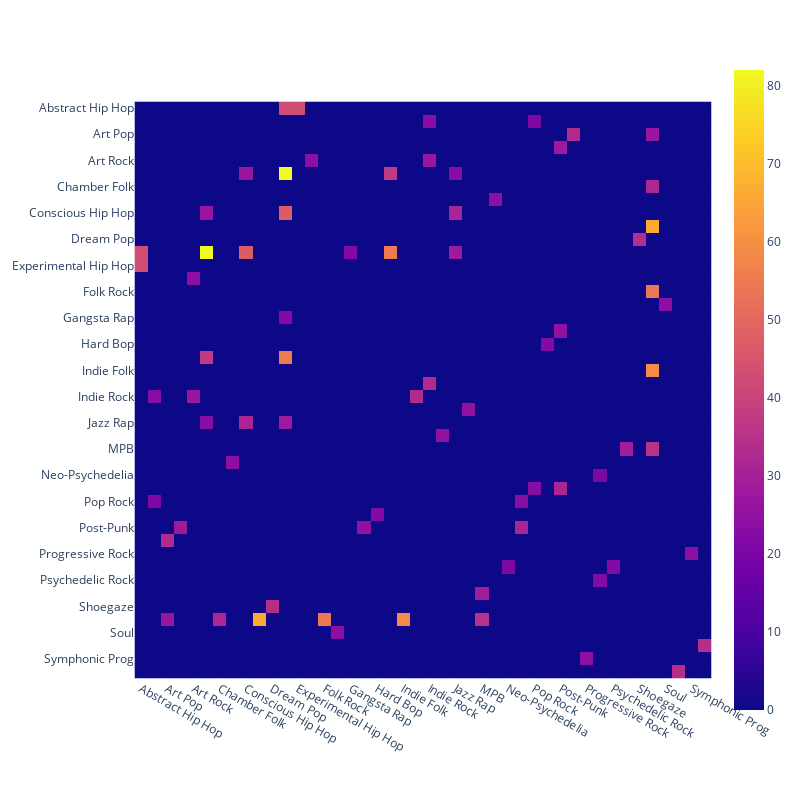

The notebook cell this image was saved under:
### Markdown cell above
Co-occurence matrix but have the same genres on each axis

### Code cell
all_genres = set(genre for pair in filtered_genres.keys() for genre in pair)

# Initialize an empty matrix (2D list)
num_genres = len(all_genres)
co_occurrence_matrix = [[0] * num_genres for _ in range(num_genres)]

# Fill in the matrix
genre_to_index = {genre: i for i, genre in enumerate(all_genres)}
for (genre1, genre2), count in filtered_genres.items():
    row, col = genre_to_index[genre1], genre_to_index[genre2]
    co_occurrence_matrix[row][col] = count
    co_occurrence_matrix[col][row] = count  # Symmetric matrix

# Convert to DataFrame (optional)
df_co_occurrence = pd.DataFrame(
    co_occurrence_matrix, index=list(all_genres), columns=list(all_genres)
)
# sort the columns alphabetically 
df_co_occurrence = df_co_occurrence.reindex(sorted(df_co_occurrence.columns), axis=1)


# print(df_co_occurrence)
px.imshow(
    df_co_occurrence.sort_index(), # sort the index alphabetically 
    width=800,
    height=800,
)

### Figure 1 — Plotly figure (JSON) as saved in the notebook; plotly's stock layout.template omitted (floating-point values rounded to 4 significant figures; data arrays with more than 128 entries replaced by an {"elided": "..."} marker saying what was removed)
{"data": [{"coloraxis": "coloraxis", "hovertemplate": "x: %{x}<br>y: %{y}<br>color: %{z}<extra></extra>", "name": "0", "type": "heatmap", "x": ["Abstract Hip Hop", "Alternative Rock", "Art Pop", "Art Punk", "Art Rock", "Boom Bap", "Chamber Folk", "Cinematic Classical", "Conscious Hip Hop", "Contemporary Folk", "Dream Pop", "East Coast Hip Hop", "Experimental Hip Hop", "Experimental Rock", "Folk Rock", "Funk", "Gangsta Rap", "Gothic Rock", "Hard Bop", "Hardcore Hip Hop", "Indie Folk", "Indie Pop", "Indie Rock", "Jazz Fusion", "Jazz Rap", "Jazz-Funk", "MPB", "Modern Classical", "Neo-Psychedelia", "New Wave", "Pop Rock", "Post-Bop", "Post-Punk", "Progressive Pop", "Progressive Rock", "Psychedelic Pop", "Psychedelic Rock", "Samba", "Shoegaze", "Singer-Songwriter", "Soul", "Standards", "Symphonic Prog", "Vocal Jazz"], "xaxis": "x", "y": ["Abstract Hip Hop", "Alternative Rock", "Art Pop", "Art Punk", "Art Rock", "Boom Bap", "Chamber Folk", "Cinematic Classical", "Conscious Hip Hop", "Contemporary Folk", "Dream Pop", "East Coast Hip Hop", "Experimental Hip Hop", "Experimental Rock", "Folk Rock", "Funk", "Gangsta Rap", "Gothic Rock", "Hard Bop", "Hardcore Hip Hop", "Indie Folk", "Indie Pop", "Indie Rock", "Jazz Fusion", "Jazz Rap", "Jazz-Funk", "MPB", "Modern Classical", "Neo-Psychedelia", "New Wave", "Pop Rock", "Post-Bop", "Post-Punk", "Progressive Pop", "Progressive Rock", "Psychedelic Pop", "Psychedelic Rock", "Samba", "Shoegaze", "Singer-Songwriter", "Soul", "Standards", "Symphonic Prog", "Vocal Jazz"], "yaxis": "y", "z": {"elided": "44x44 int values"}}], "layout": {"coloraxis": {"colorscale": [[0, "#0d0887"], [0.1111, "#46039f"], [0.2222, "#7201a8"], [0.3333, "#9c179e"], [0.4444, "#bd3786"], [0.5556, "#d8576b"], [0.6667, "#ed7953"], [0.7778, "#fb9f3a"], [0.8889, "#fdca26"], [1, "#f0f921"]]}, "height": 800, "margin": {"t": 60}, "width": 800, "xaxis": {"anchor": "y", "autorange": true, "constrain": "domain", "domain": [0, 1], "range": [-0.5, 43.5], "scaleanchor": "y", "type": "category"}, "yaxis": {"anchor": "x", "autorange": true, "constrain": "domain", "domain": [0.06288, 0.9371], "range": [43.5, -0.5], "type": "category"}}}
